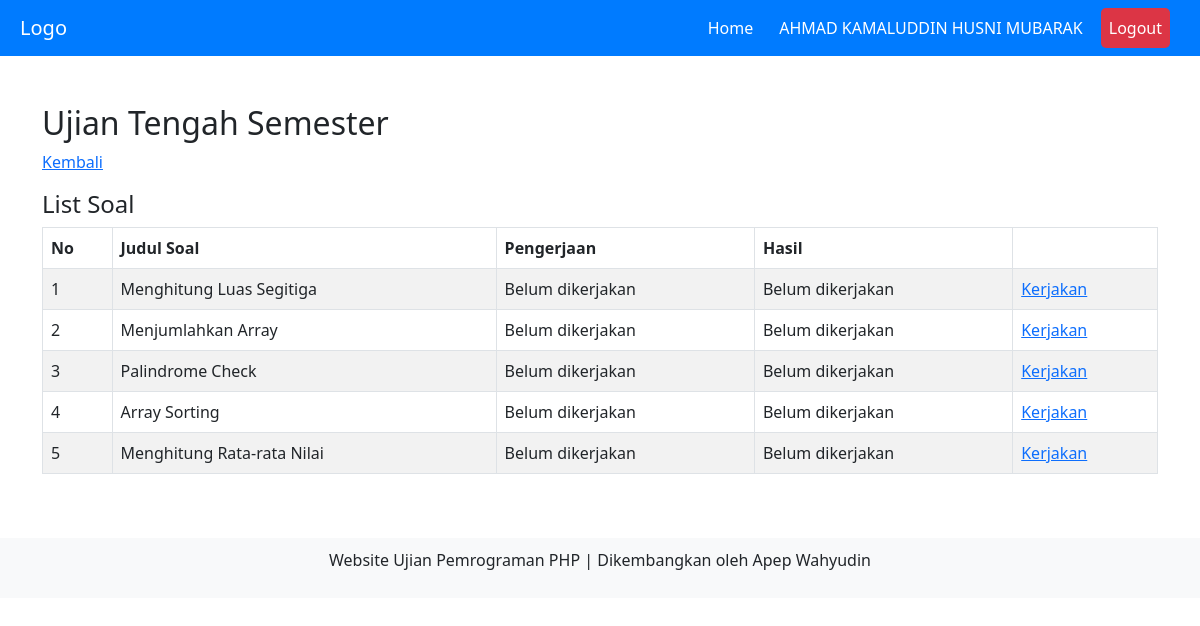
/home.php?page=soal&id_ujian=13 (signed in), run on an earlier commit of the app's database.
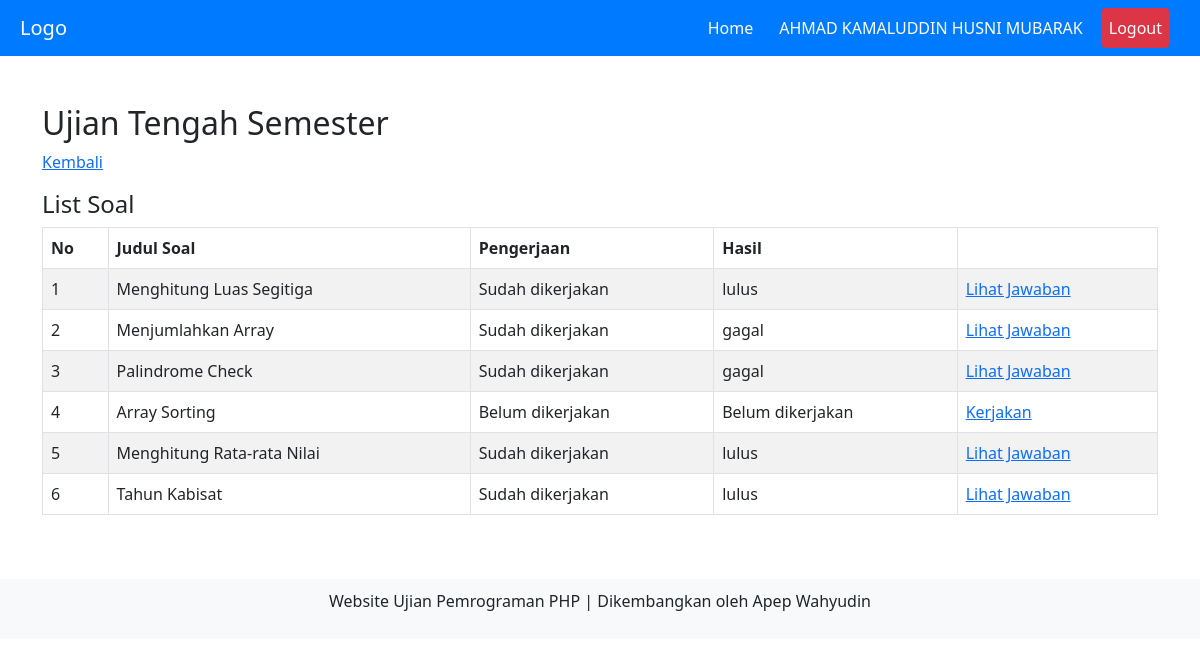
And on a later commit of the database.
### tables this page shows
CREATE TABLE `siswa` (
  `id_siswa` int(11) NOT NULL,
  `nis` varchar(10) NOT NULL,
  `nama` varchar(30) NOT NULL,
  `password` varchar(100) NOT NULL,
  `id_kelas` int(11) NOT NULL
);

CREATE TABLE `ujian` (
  `id_ujian` int(11) NOT NULL,
  `nama_ujian` varchar(50) NOT NULL,
  `status` varchar(15) NOT NULL,
  `id_guru` int(11) NOT NULL
);

CREATE TABLE `soal` (
  `id_soal` int(11) NOT NULL,
  `judul` varchar(50) NOT NULL,
  `soal` text NOT NULL,
  `waktu` int(11) NOT NULL,
  `status` varchar(10) NOT NULL,
  `id_ujian` int(11) NOT NULL,
  `parameter` text NOT NULL,
  `function_name` varchar(50) NOT NULL,
  `test_code` text NOT NULL
);

CREATE TABLE `hasil` (
  `id` int(11) NOT NULL,
  `id_soal` int(11) NOT NULL,
  `id_ujian` int(11) NOT NULL,
  `id_siswa` int(11) NOT NULL,
  `jawaban` text NOT NULL,
  `test_result` varchar(10) NOT NULL
);

### soal.php (the view, shortened to what this page needs)
<?php
if (isset($_GET['id_ujian']) && is_numeric($_GET['id_ujian'])) {
    $id_ujian = intval($_GET['id_ujian']);
} else {
    header("Location: home.php");
    exit();
}
$stmt = $koneksi->prepare("SELECT id_ujian, nama_ujian FROM ujian WHERE id_ujian = ? AND status = 'aktif'");
$stmt->bind_param("i", $id_ujian);
$stmt->execute();
$result = $stmt->get_result();
$data_ujian = $result->fetch_assoc();
echo "<h2>" . htmlspecialchars($data_ujian['nama_ujian']) . "</h2>";
?>
<p><a href="home.php">Kembali</a></p>
<h4>List Soal</h4>
<table id="myTable" class="table table-striped table-bordered" style="width:100%">
    <thead>
        <tr>
            <th>No</th>
            <th>Judul Soal</th>
            <th>Pengerjaan</th>
            <th>Hasil</th>
            <th></th>
        </tr>
    </thead>
    <tbody>
        <?php
        $stmt = $koneksi->prepare("SELECT * FROM soal WHERE id_ujian = ? AND status = 'aktif'");
        $stmt->bind_param("i", $id_ujian);
        $stmt->execute();
        $result = $stmt->get_result();
        $no = 0;
        while ($data_soal = $result->fetch_assoc()) {
            $no++;
            $stmt_nilai = $koneksi->prepare("SELECT * FROM hasil WHERE id_soal = ? AND id_siswa = ?");
            $stmt_nilai->bind_param("ii", $data_soal['id_soal'], $_SESSION['siswa']);
            $stmt_nilai->execute();
            $result_nilai = $stmt_nilai->get_result();
            $data_hasil = $result_nilai->fetch_assoc();
            $cek_jawaban = $result_nilai->num_rows;
            ?>
            <tr>
                <td><?= $no; ?></td>
                <td><?= htmlspecialchars($data_soal['judul']); ?></td>
                <td>
                    <?= ($cek_jawaban == 1) ? "Sudah dikerjakan" : "Belum dikerjakan"; ?>
                </td>
                <td>
                    <?= ($cek_jawaban == 1) ? $data_hasil["test_result"] : "Belum dikerjakan";?>
                </td>
                <td>
                    <?php if ($cek_jawaban == 1) { ?>
                        <a
                            href='home.php?page=lihat_jawaban&id_ujian=<?= $data_ujian['id_ujian']; ?>&id_soal=<?= $data_soal['id_soal']; ?>'>Lihat
                            Jawaban</a>
                    <?php } else { ?>
                        <a
                            href='home.php?page=kerjakan&id_ujian=<?= $data_ujian['id_ujian']; ?>&id_soal=<?= $data_soal['id_soal']; ?>'>Kerjakan</a>
                    <?php } ?>
                </td>
            </tr>
            <?php
        }
        ?>
    </tbody>
</table>

### home.php (shortened to what this page needs)
<?php
include "koneksi.php";
if (!isset($_SESSION['siswa'])) {
    header("location: index.php");
    exit();
} else {
    $id_siswa = $_SESSION["siswa"];
    $qry_siswa = mysqli_query($koneksi, "SELECT * FROM siswa where id_siswa='$id_siswa'");
    $data_siswa = mysqli_fetch_assoc($qry_siswa);
}
?>
<!DOCTYPE html>
<html lang="en">
<head>
    <link rel="stylesheet" href="assets/dist/css/bootstrap.min.css">
    <link rel="stylesheet" href="https://cdn.datatables.net/2.0.0/css/dataTables.dataTables.min.css">
</head>
<body>
    <nav class="navbar navbar-expand-lg navbar-dark">
        <a class="navbar-brand" href="#">Logo</a>
        <div class="collapse navbar-collapse justify-content-end" id="navbarNav">
            <ul class="navbar-nav">
                <li class="nav-item active">
                    <a class="nav-link" href="home.php">Home</a>
                </li>
                <li class="nav-item">
                    <a class="nav-link" href="#">
                        <?= $data_siswa["nama"]; ?>
                    </a>
                </li>
                <li class="nav-item logout">
                    <a class="nav-link" href="logout.php">Logout</a>
                </li>
            </ul>
        </div>
    </nav>
    <div class="container mt-5 mb-5">
        <div class="row">
            <div class="col-md-12 p-50">
                <?php
                if (isset($_GET['page']) && $_GET['page'] != '') {
                    $page = addslashes($_GET['page']);
                    switch ($page) {
                        case "soal":
                            include "soal.php";
                            break;
                    }
                } else {
                    include "ujian.php";
                }
                ?>
            </div>
        </div>
    </div>
    <div class="footer">
        <p>Website Ujian Pemrograman PHP | Dikembangkan oleh Apep Wahyudin</p>
    </div>
</body>
</html>

### home.php (style rules this page uses)
.navbar { background-color: #007bff; }
.navbar-nav, .navbar-brand { padding-left: 20px; padding-right: 20px; }
.navbar-nav .nav-item { margin-right: 10px; }
.navbar-nav .nav-link { color: #fff; }
.logout { background-color: #dc3545; border-radius: 5px; }
.footer { bottom: 0; width: 100%; background-color: #f8f9fa; text-align: center; padding: 10px 0; }

What changed in the data, as far as the page shows it:
shown differently, row unchanged: soal "Menghitung Luas Segitiga": hasil.test_result (not shown) → "lulus"; text "Belum dikerjakan Belum dikerjakan Kerjakan" → "Sudah dikerjakan Lihat Jawaban"
shown differently, row unchanged: soal "Menjumlahkan Array": hasil.test_result (not shown) → "gagal"; text "Belum dikerjakan Belum dikerjakan Kerjakan" → "Sudah dikerjakan Lihat Jawaban"
shown differently, row unchanged: soal "Palindrome Check": hasil.test_result (not shown) → "gagal"; text "Belum dikerjakan Belum dikerjakan Kerjakan" → "Sudah dikerjakan Lihat Jawaban"
shown differently, row unchanged: soal "Menghitung Rata-rata Nilai": hasil.test_result (not shown) → "lulus"; text "Belum dikerjakan Belum dikerjakan Kerjakan" → "Sudah dikerjakan Lihat Jawaban"
added soal: judul "Tahun Kabisat", shows "Sudah dikerjakan", hasil.test_result "lulus"
